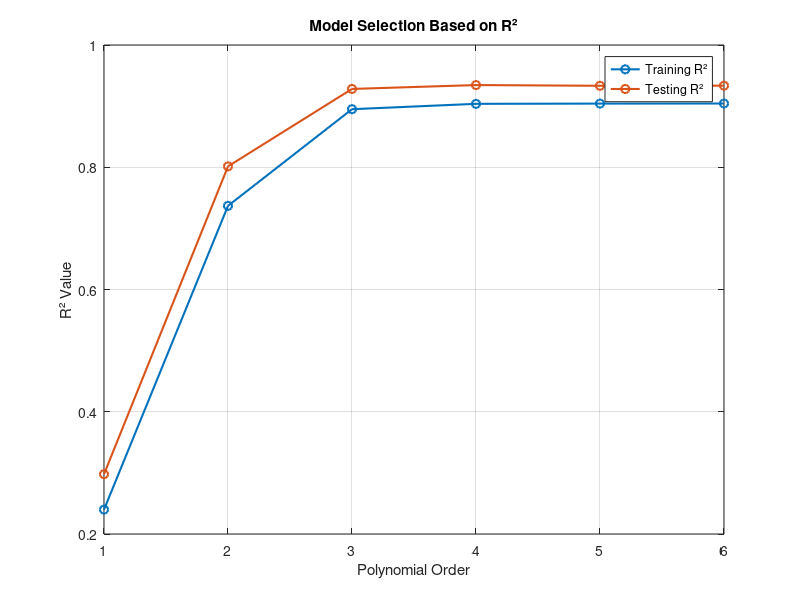

Write MATLAB code to recreate this figure.
%% Load the data
load('Assignment2_data.mat');

% Use y_contaminated as the target variable
y = y_contaminated; 

% Construct the design matrix for a 4th order polynomial
X = [ones(size(x)) x x.^2 x.^3 x.^4];

%% Perform Ordinary Least Squares (OLS)
beta_ols = (X' * X) \ (X' * y);

% Compute predicted y values
y_pred = X * beta_ols;

% Compute R-squared (R²)
SS_tot = sum((y - mean(y)).^2);
SS_res = sum((y - y_pred).^2);
R_squared = 1 - (SS_res / SS_tot);

% Display results
fprintf('Weight for x^4: %.6f\n', beta_ols(5));
fprintf('R-squared: %.6f\n', R_squared);

%% Ridge Regression (L2 Regularization) with lambda = 2
lambda = 2;
I = eye(size(X,2)); % Identity matrix (same size as X'X)
I(1,1) = 0; % Do not regularize the bias term
beta_ridge = (X' * X + lambda * I) \ (X' * y);

% Compute norm ratio ||β_ridge|| / ||β_ols||
norm_ratio = norm(beta_ridge) / norm(beta_ols);

% Display results
fprintf('Ratio ||β_ridge|| / ||β_ols||: %.6f\n', norm_ratio);

%% Solve Weighted Least Squares (Robust Regression)

% Compute residuals from OLS fit
y_pred_ols = X * beta_ols;
residuals = y - y_pred_ols;

% Compute scaling factor h (4 times the standard deviation of absolute residuals)
h = 4 * median(abs(residuals));

% Compute weights using the Bisquare function
w = 1 ./ (1 + (abs(residuals) / h));

% Form diagonal weight matrix
W = diag(w);

% Solve Weighted Least Squares (Robust Regression)
beta_bisquare = (X' * W * X) \ (X' * W * y);

% Compute predictions with the robust regression model
y_pred_bisquare = X * beta_bisquare;

% Compute weighted mean of y
y_mean_weighted = sum(w .* y) / sum(w);

% Compute weighted SSE (Sum of Squared Errors)
SSE = sum(w .* (y - y_pred_bisquare).^2);

% Compute weighted SST (Total Sum of Squares)
SST = sum(w .* (y - y_mean_weighted).^2);

% Compute weighted R^2 using the correct formula
R_squared_weighted = 1 - (SSE / SST);

% Display results
fprintf('Weight for x^4 (Bisquare Method): %.6f\n', beta_bisquare(5));
fprintf('Weighted R² (Bisquare Method): %.6f\n', R_squared_weighted);

%% Find the appropriate degree polynomial

% Define polynomial degrees to test
degrees = 1:6; % Testing polynomial orders from 1 to 10

% Initialize variables to store R² values
R2_train = zeros(length(degrees),1);
R2_test = zeros(length(degrees),1);

% Split data into training (80%) and testing (20%) sets
n = length(x);
idx = randperm(n);
train_size = round(0.8 * n);
x_train = x(idx(1:train_size));
y_train = y(idx(1:train_size));
x_test = x(idx(train_size+1:end));
y_test = y(idx(train_size+1:end));

for i = 1:length(degrees)
    % Construct Vandermonde matrices for given polynomial order
    X_train = ones(train_size, 1);
    X_test = ones(n - train_size, 1);
    for j = 1:degrees(i)
        X_train = [X_train, x_train.^j];
        X_test = [X_test, x_test.^j];
    end
    
    % Solve OLS for training data
    beta = (X_train' * X_train) \ (X_train' * y_train);
    
    % Compute predictions
    y_pred_train = X_train * beta;
    y_pred_test = X_test * beta;
    
    % Compute R² for training data
    SS_tot_train = sum((y_train - mean(y_train)).^2);
    SS_res_train = sum((y_train - y_pred_train).^2);
    R2_train(i) = 1 - (SS_res_train / SS_tot_train);
    
    % Compute R² for testing data
    SS_tot_test = sum((y_test - mean(y_test)).^2);
    SS_res_test = sum((y_test - y_pred_test).^2);
    R2_test(i) = 1 - (SS_res_test / SS_tot_test);
end

% Plot R² vs Polynomial Order
figure;
plot(degrees, R2_train, '-o', 'LineWidth', 1.5, 'DisplayName', 'Training R²');
hold on;
plot(degrees, R2_test, '-o', 'LineWidth', 1.5, 'DisplayName', 'Testing R²');
xlabel('Polynomial Order');
ylabel('R² Value');
legend;
title('Model Selection Based on R²');
grid on;